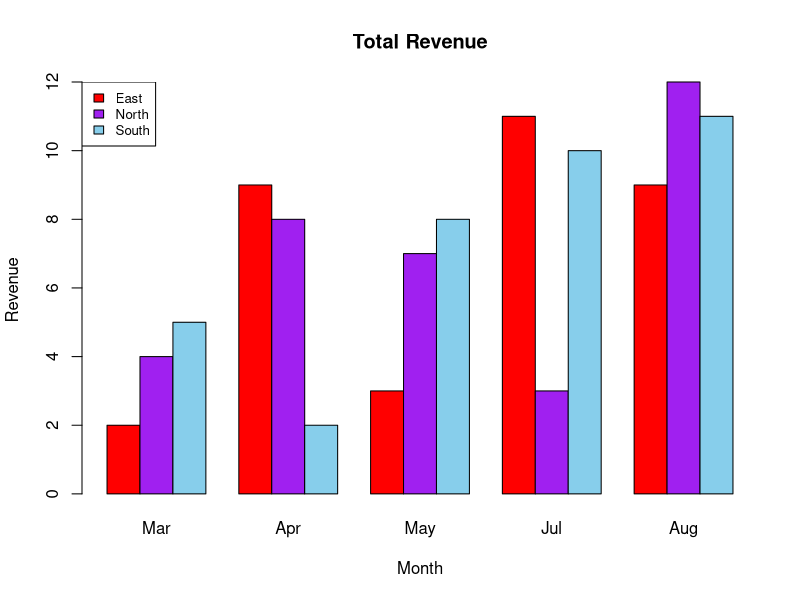

The R script that drew this image:
colors=c("red","purple","skyblue")
months<-c("Mar","Apr","May","Jul","Aug")
regions<-c("East","North","South")
Values<-matrix(c(2,9,3,11,9,4,8,7,3,12,5,2,8,10,11),nrow=3,ncol=5,byrow=TRUE)
barplot(Values,main="Total Revenue",
        names.arg=months,
        xlab="Month",
        ylab="Revenue",col=colors,beside=TRUE)
legend("topleft",regions,cex=0.8,fill=colors)